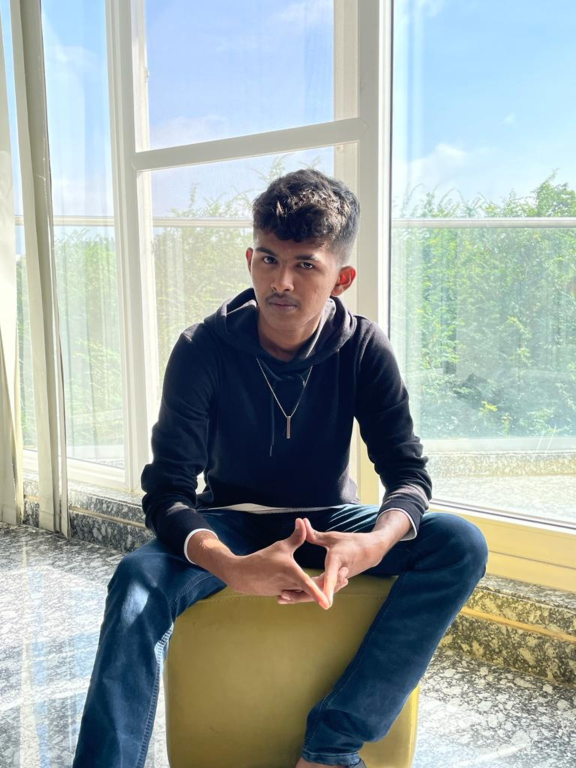
#> input picture assets-src/portrait-original.png, 1152 x 1536 px, found by its file name (shown at 1/2 size)
$ python generate-images.py
#> lines starting #> are read from the running program, lines starting #| are printed output that depends on the picture
#!/usr/bin/env python3
"""Regenerates every derived image in public/ from assets-src/.

Run after replacing the portrait, or to change the crop:
    python3 scripts/generate-images.py

Requires Pillow. The source portrait is a full-body shot, so CROP selects the
head-and-shoulders square that reads correctly in the hero's circular frame and
in the Open Graph card.
"""
from PIL import Image, ImageDraw, ImageFont

PORTRAIT_SRC = 'assets-src/portrait-original.png'
ICON_SRC = 'assets-src/icon-original.png'
CROP = (295, 240, 295 + 580, 240 + 580)   # left, top, right, bottom

BOLD = '/usr/share/fonts/truetype/noto/NotoSans-Bold.ttf'
REG = '/usr/share/fonts/truetype/noto/NotoSans-Regular.ttf'
FG, MUTED, FAINT, LINE = (11, 11, 11), (88, 88, 88), (111, 111, 111), (230, 230, 230)


def circular(img, size):
    """Antialiased circular mask, rendered at 4x and downsampled."""
    img = img.resize((size, size), Image.LANCZOS)
    mask = Image.new('L', (size * 4, size * 4), 0)
    ImageDraw.Draw(mask).ellipse((0, 0, size * 4 - 1, size * 4 - 1), fill=255)
    return img, mask.resize((size, size), Image.LANCZOS)


def main():
    square = Image.open(PORTRAIT_SRC).convert('RGB').crop(CROP)
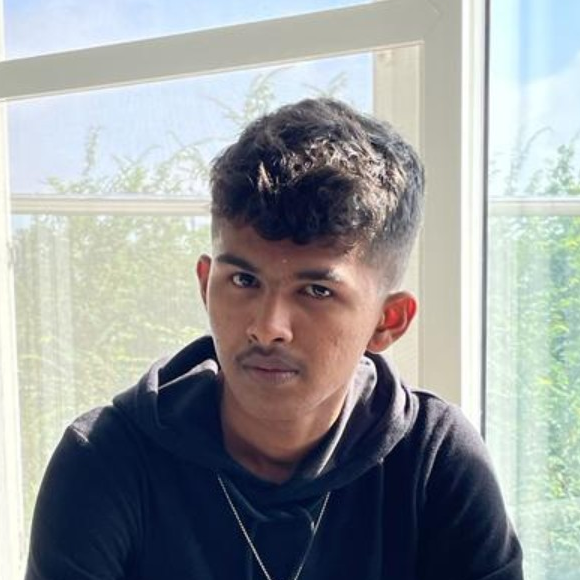
#> square: PIL image 580x580 RGB; mean R, G, B 150.4, 154.1, 155.9

    # Portrait at 2x the 272px max display size. WebP is served; JPEG is the
    # <picture> fallback.
    at600 = square.resize((600, 600), Image.LANCZOS)
    at600.save('public/vignesh-prabhu.webp', 'WEBP', quality=82, method=6)
    at600.save('public/vignesh-prabhu.jpg', 'JPEG', quality=82,
               optimize=True, progressive=True)

    # Favicons, flattened onto black because the source art has a black field
    # and iOS ignores alpha on touch icons.
#> (the run stopped early here; a loop or call above may not have finished)
